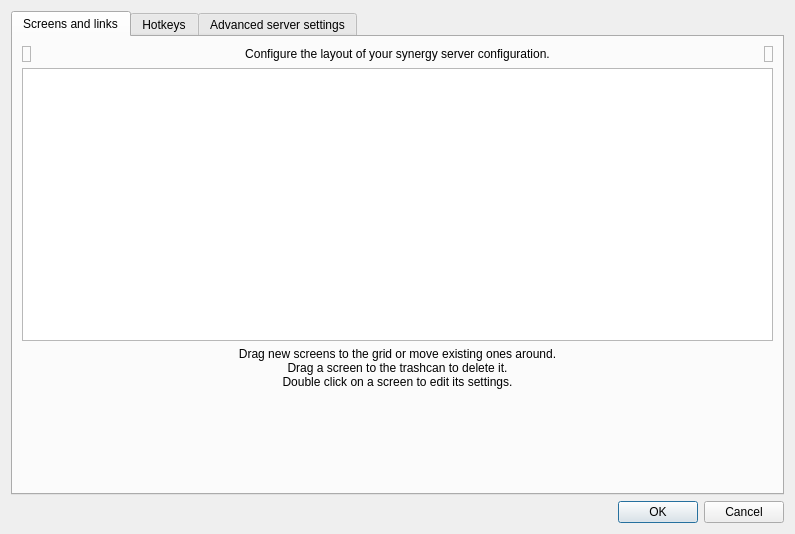
<?xml version="1.0" encoding="UTF-8"?>
<ui version="4.0">
 <class>ServerConfigDialogBase</class>
 <widget class="QDialog" name="ServerConfigDialogBase">
  <property name="geometry">
   <rect>
    <x>0</x>
    <y>0</y>
    <width>795</width>
    <height>534</height>
   </rect>
  </property>
  <property name="windowTitle">
   <string>Server Configuration</string>
  </property>
  <layout class="QVBoxLayout">
   <item>
    <widget class="QTabWidget" name="m_pTabWidget">
     <property name="currentIndex">
      <number>0</number>
     </property>
     <widget class="QWidget" name="m_pTabScreens">
      <attribute name="title">
       <string>Screens and links</string>
      </attribute>
      <layout class="QVBoxLayout">
       <item>
        <layout class="QHBoxLayout">
         <item>
          <widget class="TrashScreenWidget" name="m_pTrashScreenWidget">
           <property name="acceptDrops">
            <bool>true</bool>
           </property>
           <property name="toolTip">
            <string>Drag a screen from the grid to the trashcan to remove it.</string>
           </property>
           <property name="frameShape">
            <enum>QFrame::StyledPanel</enum>
           </property>
           <property name="frameShadow">
            <enum>QFrame::Raised</enum>
           </property>
           <property name="text">
            <string/>
           </property>
           <property name="pixmap">
            <pixmap resource="../res/Synergy.qrc">:/res/icons/64x64/user-trash.png</pixmap>
           </property>
          </widget>
         </item>
         <item>
          <widget class="QLabel" name="label_2">
           <property name="sizePolicy">
            <sizepolicy hsizetype="Preferred" vsizetype="Preferred">
             <horstretch>1</horstretch>
             <verstretch>0</verstretch>
            </sizepolicy>
           </property>
           <property name="text">
            <string>Configure the layout of your synergy server configuration.</string>
           </property>
           <property name="alignment">
            <set>Qt::AlignCenter</set>
           </property>
           <property name="wordWrap">
            <bool>true</bool>
           </property>
          </widget>
         </item>
         <item>
          <widget class="NewScreenWidget" name="m_pLabelNewScreenWidget">
           <property name="toolTip">
            <string>Drag this button to the grid to add a new screen.</string>
           </property>
           <property name="frameShape">
            <enum>QFrame::StyledPanel</enum>
           </property>
           <property name="frameShadow">
            <enum>QFrame::Raised</enum>
           </property>
           <property name="text">
            <string/>
           </property>
           <property name="pixmap">
            <pixmap resource="../res/Synergy.qrc">:/res/icons/64x64/video-display.png</pixmap>
           </property>
          </widget>
         </item>
        </layout>
       </item>
       <item>
        <widget class="ScreenSetupView" name="m_pScreenSetupView">
         <property name="minimumSize">
          <size>
           <width>0</width>
           <height>273</height>
          </size>
         </property>
         <property name="maximumSize">
          <size>
           <width>16777215</width>
           <height>273</height>
          </size>
         </property>
         <property name="acceptDrops">
          <bool>true</bool>
         </property>
         <property name="autoFillBackground">
          <bool>false</bool>
         </property>
         <property name="frameShape">
          <enum>QFrame::StyledPanel</enum>
         </property>
         <property name="frameShadow">
          <enum>QFrame::Sunken</enum>
         </property>
        </widget>
       </item>
       <item>
        <widget class="QLabel" name="label_3">
         <property name="sizePolicy">
          <sizepolicy hsizetype="Preferred" vsizetype="Preferred">
           <horstretch>1</horstretch>
           <verstretch>0</verstretch>
          </sizepolicy>
         </property>
         <property name="text">
          <string>Drag new screens to the grid or move existing ones around.
Drag a screen to the trashcan to delete it.
Double click on a screen to edit its settings.</string>
         </property>
         <property name="alignment">
          <set>Qt::AlignCenter</set>
         </property>
         <property name="wordWrap">
          <bool>true</bool>
         </property>
        </widget>
       </item>
       <item>
        <spacer>
         <property name="orientation">
          <enum>Qt::Vertical</enum>
         </property>
         <property name="sizeHint" stdset="0">
          <size>
           <width>20</width>
           <height>40</height>
          </size>
         </property>
        </spacer>
       </item>
      </layout>
     </widget>
     <widget class="QWidget" name="m_pTabHotkeys">
      <attribute name="title">
       <string>Hotkeys</string>
      </attribute>
      <layout class="QHBoxLayout">
       <item>
        <widget class="QGroupBox" name="groupBox">
         <property name="title">
          <string>&amp;Hotkeys</string>
         </property>
         <layout class="QGridLayout">
          <item row="0" column="0" rowspan="4">
           <widget class="QListWidget" name="m_pListHotkeys"/>
          </item>
          <item row="0" column="1">
           <widget class="QPushButton" name="m_pButtonNewHotkey">
            <property name="enabled">
             <bool>true</bool>
            </property>
            <property name="text">
             <string>&amp;New</string>
            </property>
           </widget>
          </item>
          <item row="1" column="1">
           <widget class="QPushButton" name="m_pButtonEditHotkey">
            <property name="enabled">
             <bool>false</bool>
            </property>
            <property name="text">
             <string>&amp;Edit</string>
            </property>
           </widget>
          </item>
          <item row="2" column="1">
           <widget class="QPushButton" name="m_pButtonRemoveHotkey">
            <property name="enabled">
             <bool>false</bool>
            </property>
            <property name="text">
             <string>&amp;Remove</string>
            </property>
           </widget>
          </item>
          <item row="3" column="1">
           <spacer>
            <property name="orientation">
             <enum>Qt::Vertical</enum>
            </property>
            <property name="sizeHint" stdset="0">
             <size>
              <width>75</width>
              <height>161</height>
             </size>
            </property>
           </spacer>
          </item>
         </layout>
        </widget>
       </item>
       <item>
        <widget class="QGroupBox" name="groupBox_2">
         <property name="title">
          <string>A&amp;ctions</string>
         </property>
         <layout class="QGridLayout">
          <item row="0" column="0" rowspan="4">
           <widget class="QListWidget" name="m_pListActions"/>
          </item>
          <item row="0" column="1">
           <widget class="QPushButton" name="m_pButtonNewAction">
            <property name="enabled">
             <bool>false</bool>
            </property>
            <property name="text">
             <string>Ne&amp;w</string>
            </property>
           </widget>
          </item>
          <item row="1" column="1">
           <widget class="QPushButton" name="m_pButtonEditAction">
            <property name="enabled">
             <bool>false</bool>
            </property>
            <property name="text">
             <string>E&amp;dit</string>
            </property>
           </widget>
          </item>
          <item row="2" column="1">
           <widget class="QPushButton" name="m_pButtonRemoveAction">
            <property name="enabled">
             <bool>false</bool>
            </property>
            <property name="text">
             <string>Re&amp;move</string>
            </property>
           </widget>
          </item>
          <item row="3" column="1">
           <spacer>
            <property name="orientation">
             <enum>Qt::Vertical</enum>
            </property>
            <property name="sizeHint" stdset="0">
             <size>
              <width>20</width>
              <height>40</height>
             </size>
            </property>
           </spacer>
          </item>
         </layout>
        </widget>
       </item>
      </layout>
     </widget>
     <widget class="QWidget" name="m_pTabAdvanced">
      <attribute name="title">
       <string>Advanced server settings</string>
      </attribute>
      <layout class="QGridLayout">
       <item row="0" column="0">
        <widget class="QGroupBox" name="m_pGroupSwitch">
         <property name="title">
          <string>&amp;Switch</string>
         </property>
         <layout class="QVBoxLayout">
          <item>
           <layout class="QHBoxLayout">
            <item>
             <widget class="QCheckBox" name="m_pCheckBoxSwitchDelay">
              <property name="enabled">
               <bool>true</bool>
              </property>
              <property name="text">
               <string>Switch &amp;after waiting</string>
              </property>
             </widget>
            </item>
            <item>
             <spacer>
              <property name="orientation">
               <enum>Qt::Horizontal</enum>
              </property>
              <property name="sizeHint" stdset="0">
               <size>
                <width>40</width>
                <height>20</height>
               </size>
              </property>
             </spacer>
            </item>
            <item>
             <widget class="QSpinBox" name="m_pSpinBoxSwitchDelay">
              <property name="enabled">
               <bool>false</bool>
              </property>
              <property name="minimum">
               <number>10</number>
              </property>
              <property name="maximum">
               <number>10000</number>
              </property>
              <property name="singleStep">
               <number>10</number>
              </property>
              <property name="value">
               <number>250</number>
              </property>
             </widget>
            </item>
            <item>
             <widget class="QLabel" name="m_pLabel_14">
              <property name="text">
               <string>ms</string>
              </property>
             </widget>
            </item>
           </layout>
          </item>
          <item>
           <layout class="QHBoxLayout">
            <item>
             <widget class="QCheckBox" name="m_pCheckBoxSwitchDoubleTap">
              <property name="enabled">
               <bool>true</bool>
              </property>
              <property name="text">
               <string>Switch on double &amp;tap within</string>
              </property>
             </widget>
            </item>
            <item>
             <spacer>
              <property name="orientation">
               <enum>Qt::Horizontal</enum>
              </property>
              <property name="sizeHint" stdset="0">
               <size>
                <width>40</width>
                <height>20</height>
               </size>
              </property>
             </spacer>
            </item>
            <item>
             <widget class="QSpinBox" name="m_pSpinBoxSwitchDoubleTap">
              <property name="enabled">
               <bool>false</bool>
              </property>
              <property name="minimum">
               <number>10</number>
              </property>
              <property name="maximum">
               <number>10000</number>
              </property>
              <property name="singleStep">
               <number>10</number>
              </property>
              <property name="value">
               <number>250</number>
              </property>
             </widget>
            </item>
            <item>
             <widget class="QLabel" name="m_pLabel_15">
              <property name="text">
               <string>ms</string>
              </property>
             </widget>
            </item>
           </layout>
          </item>
          <item>
           <spacer>
            <property name="orientation">
             <enum>Qt::Vertical</enum>
            </property>
            <property name="sizeHint" stdset="0">
             <size>
              <width>20</width>
              <height>40</height>
             </size>
            </property>
           </spacer>
          </item>
         </layout>
        </widget>
       </item>
       <item row="0" column="1">
        <widget class="QGroupBox" name="m_pGroupOptions">
         <property name="title">
          <string>&amp;Options</string>
         </property>
         <layout class="QGridLayout">
          <item row="5" column="0">
           <widget class="QCheckBox" name="m_pCheckBoxEnableClipboard">
            <property name="text">
             <string>Enable clipboard sharing</string>
            </property>
            <property name="checked">
             <bool>true</bool>
            </property>
           </widget>
          </item>
          <item row="1" column="0">
           <widget class="QCheckBox" name="m_pCheckBoxRelativeMouseMoves">
            <property name="enabled">
             <bool>true</bool>
            </property>
            <property name="text">
             <string>Use &amp;relative mouse moves</string>
            </property>
           </widget>
          </item>
          <item row="2" column="0">
           <widget class="QCheckBox" name="m_pCheckBoxScreenSaverSync">
            <property name="enabled">
             <bool>true</bool>
            </property>
            <property name="text">
             <string>S&amp;ynchronize screen savers</string>
            </property>
           </widget>
          </item>
          <item row="3" column="0">
           <widget class="QCheckBox" name="m_pCheckBoxWin32KeepForeground">
            <property name="enabled">
             <bool>true</bool>
            </property>
            <property name="text">
             <string>Don't take &amp;foreground window on Windows servers</string>
            </property>
           </widget>
          </item>
          <item row="0" column="0">
           <layout class="QHBoxLayout">
            <item>
             <widget class="QCheckBox" name="m_pCheckBoxHeartbeat">
              <property name="enabled">
               <bool>true</bool>
              </property>
              <property name="text">
               <string>&amp;Check clients every</string>
              </property>
             </widget>
            </item>
            <item>
             <spacer>
              <property name="orientation">
               <enum>Qt::Horizontal</enum>
              </property>
              <property name="sizeHint" stdset="0">
               <size>
                <width>40</width>
                <height>20</height>
               </size>
              </property>
             </spacer>
            </item>
            <item>
             <widget class="QSpinBox" name="m_pSpinBoxHeartbeat">
              <property name="enabled">
               <bool>false</bool>
              </property>
              <property name="minimum">
               <number>1000</number>
              </property>
              <property name="maximum">
               <number>30000</number>
              </property>
              <property name="singleStep">
               <number>1000</number>
              </property>
              <property name="value">
               <number>5000</number>
              </property>
             </widget>
            </item>
            <item>
             <widget class="QLabel" name="m_pLabel_16">
              <property name="text">
               <string>ms</string>
              </property>
             </widget>
            </item>
           </layout>
          </item>
          <item row="6" column="0">
           <spacer>
            <property name="orientation">
             <enum>Qt::Vertical</enum>
            </property>
            <property name="sizeHint" stdset="0">
             <size>
              <width>20</width>
              <height>16</height>
             </size>
            </property>
           </spacer>
          </item>
          <item row="4" column="0">
           <widget class="QCheckBox" name="m_pCheckBoxEnableDragAndDrop">
            <property name="text">
             <string>Enable drag and drop file transfers</string>
            </property>
           </widget>
          </item>
         </layout>
        </widget>
       </item>
       <item row="1" column="0" colspan="2">
        <widget class="QGroupBox" name="m_pGroupSwitchCorners">
         <property name="title">
          <string>&amp;Dead corners</string>
         </property>
         <property name="checked">
          <bool>false</bool>
         </property>
         <layout class="QGridLayout">
          <item row="0" column="0" colspan="2">
           <widget class="QCheckBox" name="m_pCheckBoxCornerTopLeft">
            <property name="text">
             <string>To&amp;p-left</string>
            </property>
           </widget>
          </item>
          <item row="0" column="2" colspan="2">
           <widget class="QCheckBox" name="m_pCheckBoxCornerTopRight">
            <property name="text">
             <string>Top-rig&amp;ht</string>
            </property>
           </widget>
          </item>
          <item row="1" column="0" colspan="2">
           <widget class="QCheckBox" name="m_pCheckBoxCornerBottomLeft">
            <property name="text">
             <string>&amp;Bottom-left</string>
            </property>
           </widget>
          </item>
          <item row="1" column="2" colspan="2">
           <widget class="QCheckBox" name="m_pCheckBoxCornerBottomRight">
            <property name="text">
             <string>Bottom-ri&amp;ght</string>
            </property>
           </widget>
          </item>
          <item row="2" column="0">
           <spacer>
            <property name="orientation">
             <enum>Qt::Horizontal</enum>
            </property>
            <property name="sizeHint" stdset="0">
             <size>
              <width>40</width>
              <height>20</height>
             </size>
            </property>
           </spacer>
          </item>
          <item row="2" column="1" colspan="2">
           <layout class="QHBoxLayout">
            <item>
             <widget class="QLabel" name="label">
              <property name="text">
               <string>Cor&amp;ner Size:</string>
              </property>
              <property name="buddy">
               <cstring>m_pSpinBoxSwitchCornerSize</cstring>
              </property>
             </widget>
            </item>
            <item>
             <widget class="QSpinBox" name="m_pSpinBoxSwitchCornerSize"/>
            </item>
           </layout>
          </item>
          <item row="2" column="3">
           <spacer>
            <property name="orientation">
             <enum>Qt::Horizontal</enum>
            </property>
            <property name="sizeHint" stdset="0">
             <size>
              <width>40</width>
              <height>20</height>
             </size>
            </property>
           </spacer>
          </item>
         </layout>
        </widget>
       </item>
       <item row="2" column="0">
        <spacer>
         <property name="orientation">
          <enum>Qt::Vertical</enum>
         </property>
         <property name="sizeHint" stdset="0">
          <size>
           <width>20</width>
           <height>40</height>
          </size>
         </property>
        </spacer>
       </item>
      </layout>
     </widget>
    </widget>
   </item>
   <item>
    <widget class="QDialogButtonBox" name="m_pButtonBox">
     <property name="orientation">
      <enum>Qt::Horizontal</enum>
     </property>
     <property name="standardButtons">
      <set>QDialogButtonBox::Cancel|QDialogButtonBox::Ok</set>
     </property>
    </widget>
   </item>
  </layout>
 </widget>
 <customwidgets>
  <customwidget>
   <class>ScreenSetupView</class>
   <extends>QTableView</extends>
   <header>ScreenSetupView.h</header>
   <container>1</container>
  </customwidget>
  <customwidget>
   <class>NewScreenWidget</class>
   <extends>QLabel</extends>
   <header>NewScreenWidget.h</header>
  </customwidget>
  <customwidget>
   <class>TrashScreenWidget</class>
   <extends>QLabel</extends>
   <header>TrashScreenWidget.h</header>
  </customwidget>
 </customwidgets>
 <resources>
  <include location="../res/Synergy.qrc"/>
 </resources>
 <connections>
  <connection>
   <sender>m_pButtonBox</sender>
   <signal>accepted()</signal>
   <receiver>ServerConfigDialogBase</receiver>
   <slot>accept()</slot>
   <hints>
    <hint type="sourcelabel">
     <x>572</x>
     <y>424</y>
    </hint>
    <hint type="destinationlabel">
     <x>377</x>
     <y>-8</y>
    </hint>
   </hints>
  </connection>
  <connection>
   <sender>m_pButtonBox</sender>
   <signal>rejected()</signal>
   <receiver>ServerConfigDialogBase</receiver>
   <slot>reject()</slot>
   <hints>
    <hint type="sourcelabel">
     <x>641</x>
     <y>424</y>
    </hint>
    <hint type="destinationlabel">
     <x>595</x>
     <y>1</y>
    </hint>
   </hints>
  </connection>
  <connection>
   <sender>m_pCheckBoxSwitchDelay</sender>
   <signal>toggled(bool)</signal>
   <receiver>m_pSpinBoxSwitchDelay</receiver>
   <slot>setEnabled(bool)</slot>
   <hints>
    <hint type="sourcelabel">
     <x>110</x>
     <y>63</y>
    </hint>
    <hint type="destinationlabel">
     <x>110</x>
     <y>63</y>
    </hint>
   </hints>
  </connection>
  <connection>
   <sender>m_pCheckBoxSwitchDoubleTap</sender>
   <signal>toggled(bool)</signal>
   <receiver>m_pSpinBoxSwitchDoubleTap</receiver>
   <slot>setEnabled(bool)</slot>
   <hints>
    <hint type="sourcelabel">
     <x>110</x>
     <y>63</y>
    </hint>
    <hint type="destinationlabel">
     <x>110</x>
     <y>63</y>
    </hint>
   </hints>
  </connection>
  <connection>
   <sender>m_pCheckBoxHeartbeat</sender>
   <signal>toggled(bool)</signal>
   <receiver>m_pSpinBoxHeartbeat</receiver>
   <slot>setEnabled(bool)</slot>
   <hints>
    <hint type="sourcelabel">
     <x>110</x>
     <y>63</y>
    </hint>
    <hint type="destinationlabel">
     <x>110</x>
     <y>63</y>
    </hint>
   </hints>
  </connection>
  <connection>
   <sender>m_pListHotkeys</sender>
   <signal>itemDoubleClicked(QListWidgetItem*)</signal>
   <receiver>m_pButtonEditHotkey</receiver>
   <slot>click()</slot>
   <hints>
    <hint type="sourcelabel">
     <x>197</x>
     <y>115</y>
    </hint>
    <hint type="destinationlabel">
     <x>304</x>
     <y>115</y>
    </hint>
   </hints>
  </connection>
  <connection>
   <sender>m_pListActions</sender>
   <signal>itemDoubleClicked(QListWidgetItem*)</signal>
   <receiver>m_pButtonEditAction</receiver>
   <slot>click()</slot>
   <hints>
    <hint type="sourcelabel">
     <x>505</x>
     <y>120</y>
    </hint>
    <hint type="destinationlabel">
     <x>677</x>
     <y>118</y>
    </hint>
   </hints>
  </connection>
 </connections>
</ui>
